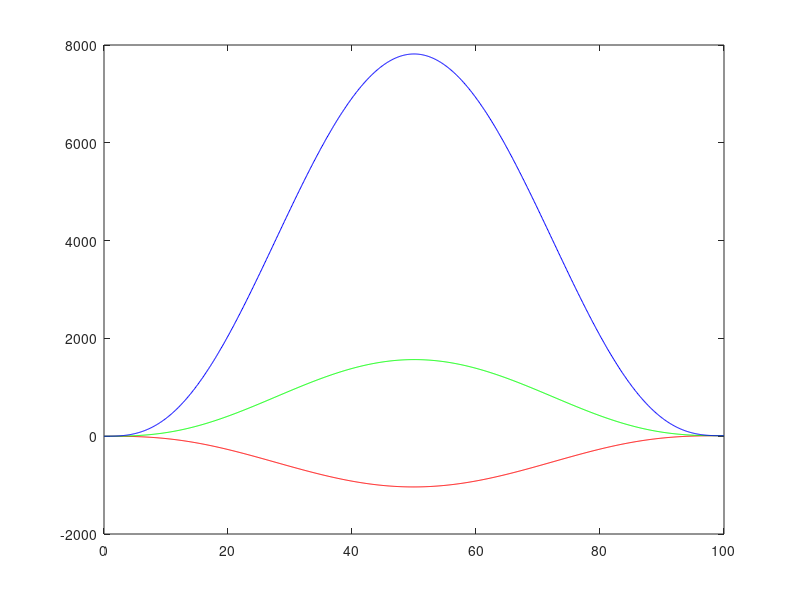
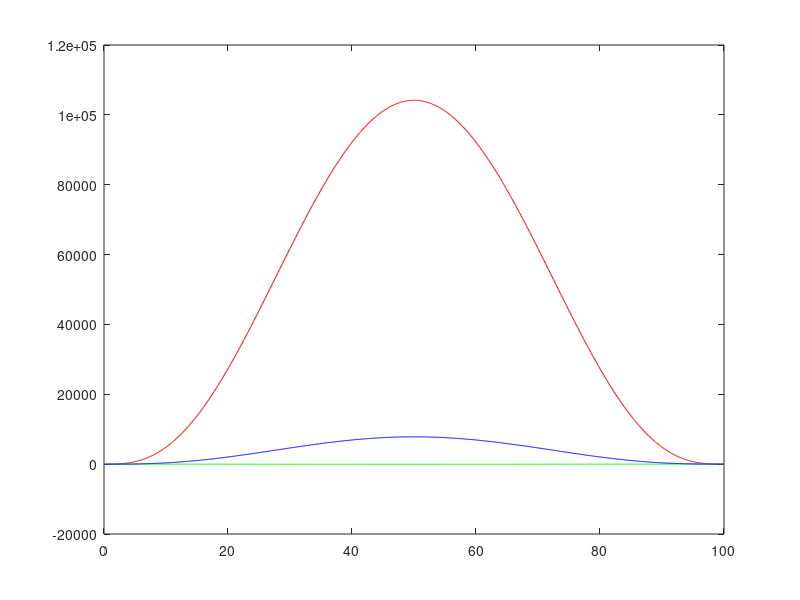

Write MATLAB code to recreate these figures, in order.
T = 100;  % [sec]
L = [ 10 10 10 ];  % [m]

% 6-th order polynomial
% p(t) = a6 * t^6 + a5 * t^5 + a4 * t^4 + a3 * t^3 + a2 * t^2 + a1 * t + a0

%------------------------------------------------------------------------------

% pre-defined coefficient
predefined_coeffs = [ 0.002 -0.003 -0.015 ];  % [ a4 a4 a4 ]

A = [
	T^6    T^5    T^3
	6*T^5  5*T^4  3*T^2
	30*T^4 20*T^3 6*T
];
for ii = 1:3
	B(:,ii) = [ L(ii)-predefined_coeffs(ii)*T^4 ; -4*predefined_coeffs(ii)*T^3 ; -12*predefined_coeffs(ii)*T^2 ];
end;

% coefficients: [ a6 a5 a3 ]
coeff = inv(A) * B;

time = [0:0.1:T]';
for ii = 1:3
	poly_coeffs(:,ii) = [ coeff(1,ii) coeff(2,ii) predefined_coeffs(ii) coeff(3,ii) 0 0 0 ]';
	traj_vals(:,ii) = polyval(poly_coeffs(:,ii), time);
end;

figure;
plot(time, traj_vals(:,1), 'r-', time, traj_vals(:,2), 'g-', time, traj_vals(:,3), 'b-');

%------------------------------------------------------------------------------

% pre-defined coefficient
predefined_coeffs = [ 0.002 -0.003 -0.015 ];  % [ a5 a3 a4 ]

AA = [
	T^6    T^5    T^4    T^3
	6*T^5  5*T^4  4*T^3  3*T^2
	30*T^4 20*T^3 12*T^2 6*T
];
BB(:,1) = [ L(1)-predefined_coeffs(1)*T^5 ; -5*predefined_coeffs(1)*T^4 ; -20*predefined_coeffs(1)*T^3 ];
BB(:,2) = [ L(2)-predefined_coeffs(2)*T^3 ; -3*predefined_coeffs(2)*T^2 ; -6*predefined_coeffs(2)*T ];
BB(:,3) = [ L(3)-predefined_coeffs(3)*T^4 ; -4*predefined_coeffs(3)*T^3 ; -12*predefined_coeffs(3)*T^2 ];

% coefficients
coeff(:,1) = inv(AA(:,[1 3 4])) * BB(:,1);  % use a6, a4, & a3
coeff(:,2) = inv(AA(:,[1 2 3])) * BB(:,2);  % use a6, a5, & a4
coeff(:,3) = inv(AA(:,[1 2 4])) * BB(:,3);  % use a6, a5, & a3

poly_coeffs(:,1) = [ coeff(1,1) predefined_coeffs(1) coeff(2,1) coeff(3,1) 0 0 0 ]';
poly_coeffs(:,2) = [ coeff(1,2) coeff(2,2) coeff(3,2) predefined_coeffs(2) 0 0 0 ]';
poly_coeffs(:,3) = [ coeff(1,3) coeff(2,3) predefined_coeffs(3) coeff(3,3) 0 0 0 ]';

time = [0:0.1:T]';
for ii = 1:3
	traj_vals(:,ii) = polyval(poly_coeffs(:,ii), time);
end;

figure;
plot(time, traj_vals(:,1), 'r-', time, traj_vals(:,2), 'g-', time, traj_vals(:,3), 'b-');
